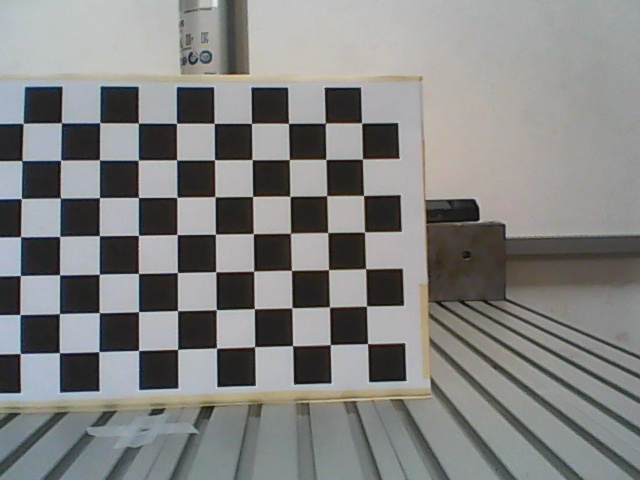
#> input picture Face_Tracking/calibration_images/single_right/image_1.jpg, 640 x 480 px; its folder holds only this picture in this run
$ python 22_pinhole_calibration_right_from_file.py
#> lines starting #> are read from the running program, lines starting #| are printed output that depends on the picture; after the words box and inside, x2 and y2 are one past the last pixel; in counts of white or black regions, pixels touching at a corner belong together; long printed decimals are rounded
import cv2
import numpy as np
import glob
import os

# Define the dimensions of the checkerboard
CHECKERBOARD = (10 , 7)  # (number of internal corners per a chessboard row, number of internal corners per a chessboard column)
square_size = 24  # This is the real world size of a square in your checkerboard (e.g., 1.0 if squares are 1x1 units)

# Directory containing checkerboard images
image_directory = 'calibration_images\single_right'

# Termination criteria for the iterative algorithm used to refine the corner positions
criteria = (cv2.TERM_CRITERIA_EPS + cv2.TERM_CRITERIA_MAX_ITER, 30, 0.001)

# Prepare object points (0,0,0), (1,0,0), (2,0,0), ..., (8,5,0)
objp = np.zeros((CHECKERBOARD[0]*CHECKERBOARD[1], 3), np.float32)
objp[:,:2] = np.mgrid[0:CHECKERBOARD[0], 0:CHECKERBOARD[1]].T.reshape(-1, 2)
objp = objp * square_size  # Scale object points by the real size of a square

# Arrays to store object points and image points from all the images
objpoints = []  # 3d point in real world space
imgpoints = []  # 2d points in image plane


# Fetch all image files in the directory
images = glob.glob(os.path.join(image_directory, '*.jpg'))

# Process each image
for image_file in images:
    img = cv2.imread(image_file)
#> img is the input picture: shape (480, 640, 3); mean B, G, R 129.7, 131.1, 130.7
    gray = cv2.cvtColor(img, cv2.COLOR_BGR2GRAY)
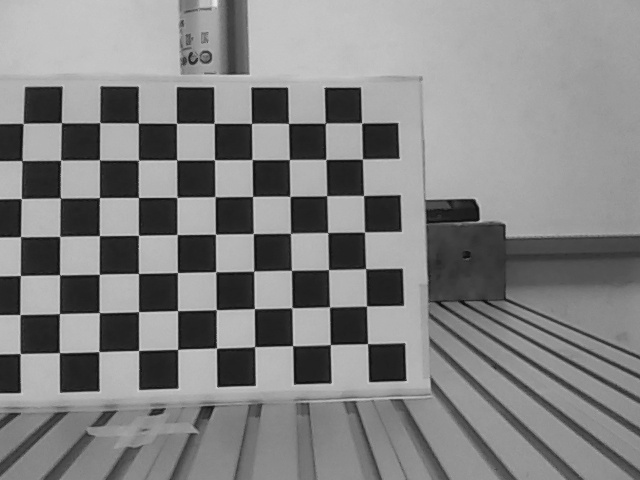
#> gray: shape (480, 640); min 12, max 234, mean 130.8

    # Find the chessboard corners
    ret, corners = cv2.findChessboardCorners(gray, CHECKERBOARD, None)
#> ret = True; corners = 70 rows, first 8: [367.5, 343.5], [330.4, 344.5], [292.5, 345.6], [254.5, 346.5], [216.6, 348.1], [177.5, 349.5], [138.5, 350.4], [98.84, 351.6]

    # If found, add object points, image points (after refining them)
    if ret:
        objpoints.append(objp)

        corners2 = cv2.cornerSubPix(gray, corners, (11,11), (-1,-1), criteria)
#> corners2 = 70 rows, first 8: [367.6, 343.7], [330.3, 344.6], [292.6, 345.7], [254.6, 346.7], [216.5, 348.1], [177.6, 349.3], [138.6, 350.5], [98.78, 351.7]
        imgpoints.append(corners2)

        # Draw and display the corners
        cv2.drawChessboardCorners(img, CHECKERBOARD, corners2, ret)
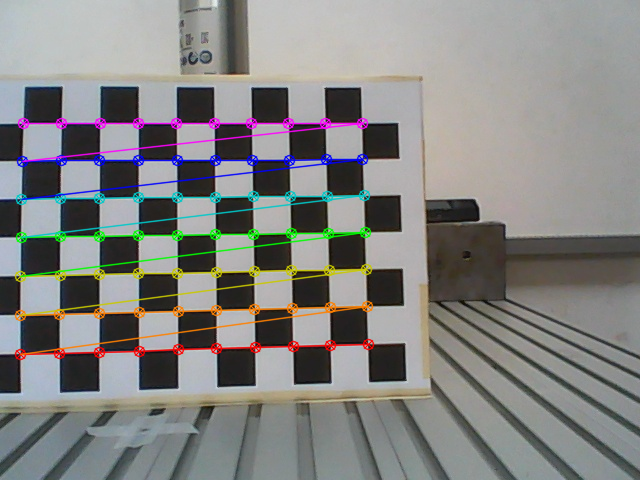
#> img: shape (480, 640, 3); 6.06% of pixels changed, all inside (x1, y1, x2, y2) = (14, 117, 375, 361)
        cv2.imshow('img', img)
        cv2.waitKey(500)

cv2.destroyAllWindows()

# Perform camera calibration to obtain camera matrix, distortion coefficients, etc.
ret, mtx, dist, rvecs, tvecs = cv2.calibrateCamera(objpoints, imgpoints, gray.shape[::-1], None, None)
#> ret = 0.152; mtx = [[523.8, 0, 313.3], [0, 522.6, 245.8], [0, 0, 1]]; dist = [[0.019, 0.111, -0.00171, 0.00569, -0.427]]; rvecs = ([-0.121, 0.103, 3.12],); tvecs = ([34.76, 62.83, 336.3],)
op_mtx, roi = cv2.getOptimalNewCameraMatrix(mtx,dist,gray.shape[::-1],1,gray.shape[::-1])
#> op_mtx = [[489.2, 0, 317.5], [0, 487.4, 246.6], [0, 0, 1]]; roi = (22, 20, 596, 443)


# Save the camera calibration results
calibration_data = {
    'camera_matrix': mtx,
    'dist_coeff': dist,
    'rvecs': rvecs,
    'tvecs': tvecs,
    'optimal_matrix':op_mtx,
    'roi':roi
}

np.savez('calibration_files\camera_right_calibration_data.npz', **calibration_data)

print("Calibration successful.")
print("Camera matrix:\n", mtx)
#| Camera matrix:
#|  [[523.849   0.         313.308]
#|  [  0.         522.594 245.811]
#|  [  0.           0.           1.        ]]
print("Distortion coefficients:\n", dist)
#| Distortion coefficients:
#|  [[ 0.01903  0.111 -0.001709  0.005694 -0.4266]]
print("Optimal Matrix:\n", op_mtx)
#| Optimal Matrix:
#|  [[489.177   0.         317.469]
#|  [  0.         487.438  246.599]
#|  [  0.           0.           1.        ]]
print("roi:\n", roi)
#| roi:
#|  (22, 20, 596, 443)

# [10 lines of commented-out code are left out]

$ run again, on Face_Tracking/calibration_images/single_right/image_13.jpg
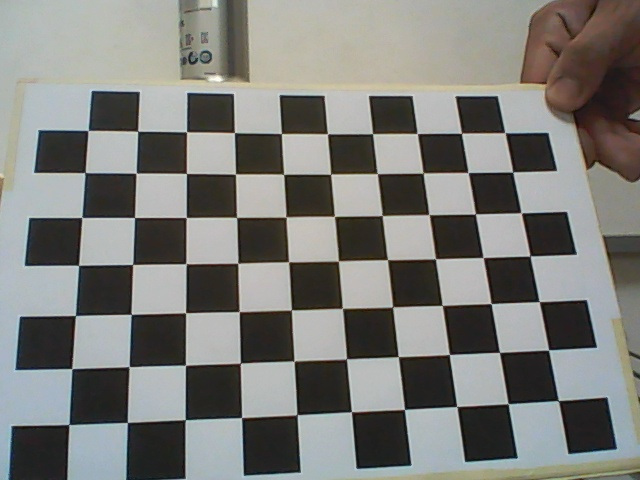
#> input picture Face_Tracking/calibration_images/single_right/image_13.jpg, 640 x 480 px
#> img is the input picture: shape (480, 640, 3); mean B, G, R 121.6, 125.3, 125
#> `gray = cv2.cvtColor(img, cv2.COLOR_BGR2GRAY)`:
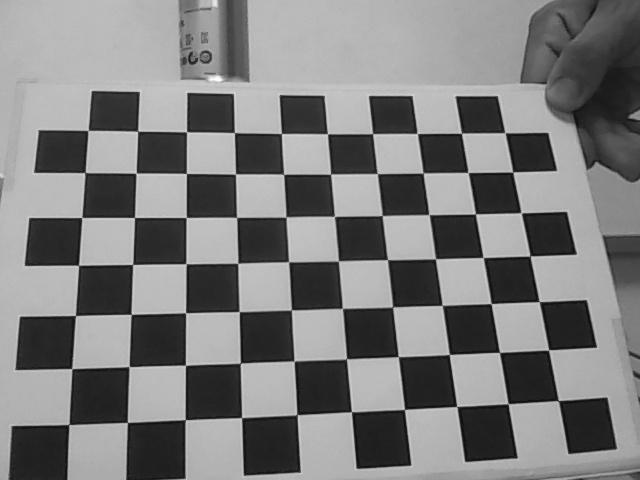
#> gray: shape (480, 640); min 11, max 254, mean 124.8
#> `ret, corners = cv2.findChessboardCorners(gray, CHECKERBOARD, None)`: ret = True; corners = 70 rows, first 8: [558.2, 400.7], [508.2, 403.5], [456.6, 406.4], [404.5, 409.5], [351.5, 411.6], [297.1, 414.4], [241.5, 417.5], [185.5, 419.5]
#> corners2 = 70 rows, first 8: [558.4, 400.5], [508.2, 403.8], [456.8, 406.5], [404.5, 409.4], [351.5, 411.8], [297, 414.8], [241.6, 417.6], [185.2, 419.8]
#> `cv2.drawChessboardCorners(img, CHECKERBOARD, corners2, ret)`:
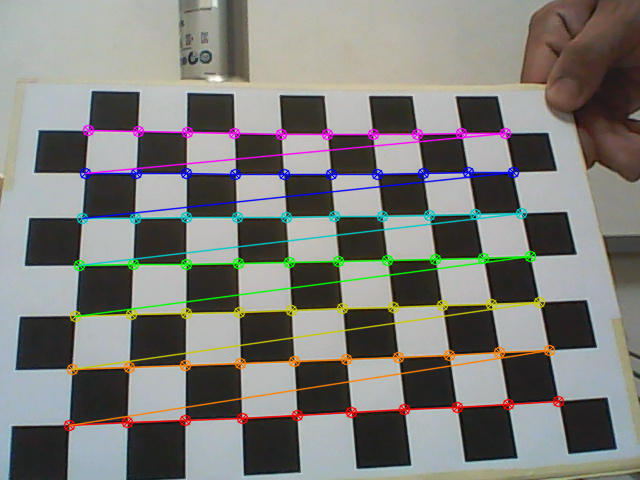
#> img: shape (480, 640, 3); 7.45% of pixels changed, all inside (x1, y1, x2, y2) = (63, 124, 565, 432)
#> `ret, mtx, dist, rvecs, tvecs = cv2.calibrateCamera(objpoints, imgpoint..`: ret = 0.3; mtx = [[665.9, 0, 318.8], [0, 656.7, 223], [0, 0, 1]]; dist = [[0.183, -1.08, -0.0168, 0.00527, 1.87]]; rvecs = ([-0.206, 0.635, 3.03],); tvecs = ([109.3, 83.27, 305.4],)
#> op_mtx = [[665.5, 0, 321.5], [0, 656.7, 217.4], [0, 0, 1]]; roi = (7, 3, 625, 472)
#| Camera matrix:
#|  [[665.949   0.         318.831]
#|  [  0.         656.689  223.009]
#|  [  0.           0.           1.        ]]
#| Distortion coefficients:
#|  [[ 0.183 -1.076 -0.01684  0.005268  1.866]]
#| Optimal Matrix:
#|  [[665.527   0.         321.510]
#|  [  0.         656.709 217.388]
#|  [  0.           0.           1.        ]]
#| roi:
#|  (7, 3, 625, 472)

$ run again, on Face_Tracking/calibration_images/single_right/image_14.jpg
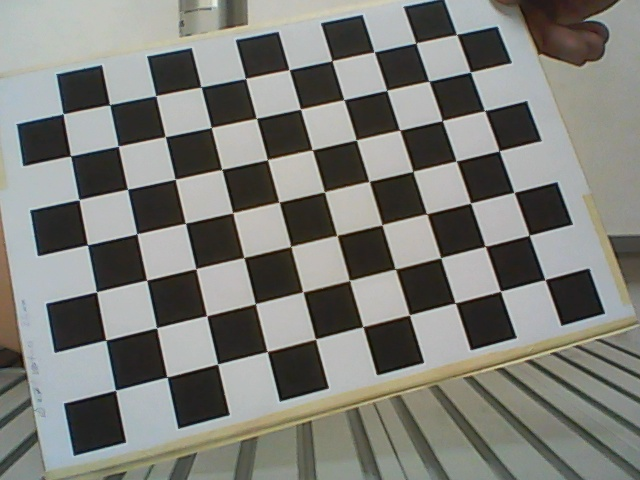
#> input picture Face_Tracking/calibration_images/single_right/image_14.jpg, 640 x 480 px
#> img is the input picture: shape (480, 640, 3); mean B, G, R 119.9, 125.3, 124.6
#> `gray = cv2.cvtColor(img, cv2.COLOR_BGR2GRAY)`:
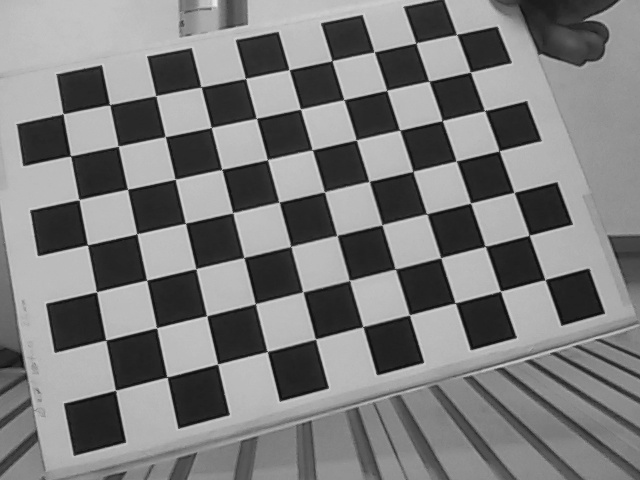
#> gray: shape (480, 640); min 11, max 241, mean 124.5
#> `ret, corners = cv2.findChessboardCorners(gray, CHECKERBOARD, None)`: ret = True; corners = 70 rows, first 8: [545.1, 279.9], [500.5, 291], [455.1, 303], [409.5, 314.9], [362.7, 326.6], [315.6, 338.9], [267.4, 351.5], [217.5, 364]
#> corners2 = 70 rows, first 8: [545, 279.6], [500.5, 291.2], [455.3, 302.9], [409.4, 314.9], [362.9, 326.6], [315.5, 339.1], [267.2, 351.6], [217.7, 364]
#> `cv2.drawChessboardCorners(img, CHECKERBOARD, corners2, ret)`:
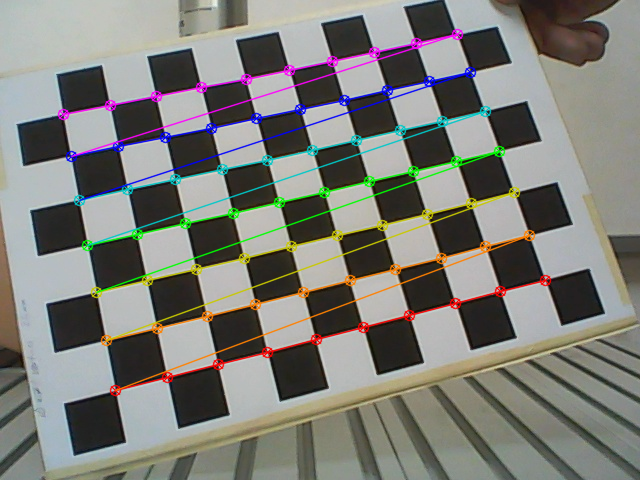
#> img: shape (480, 640, 3); 6.86% of pixels changed, all inside (x1, y1, x2, y2) = (57, 28, 552, 397)
#> `ret, mtx, dist, rvecs, tvecs = cv2.calibrateCamera(objpoints, imgpoint..`: ret = 0.253; mtx = [[640.6, 0, 301.9], [0, 634.6, 227.9], [0, 0, 1]]; dist = [[-0.0534, 1.48, -0.0117, -0.00164, -6.63]]; rvecs = ([-0.138, 0.391, 2.87],); tvecs = ([122.5, 26.76, 322.3],)
#> op_mtx = [[482.4, 0, 267.1], [0, 542, 223], [0, 0, 1]]; roi = (40, 32, 481, 406)
#| Camera matrix:
#|  [[640.608   0.         301.873]
#|  [  0.         634.586 227.866]
#|  [  0.           0.           1.        ]]
#| Distortion coefficients:
#|  [[-5.34100575e-02  1.48364051e+00 -1.16818405e-02 -1.64116783e-03
#|   -6.63276588e+00]]
#| Optimal Matrix:
#|  [[482.354   0.         267.075]
#|  [  0.         541.953  222.954]
#|  [  0.           0.           1.        ]]
#| roi:
#|  (40, 32, 481, 406)

$ run again, on Face_Tracking/calibration_images/single_right/image_15.jpg
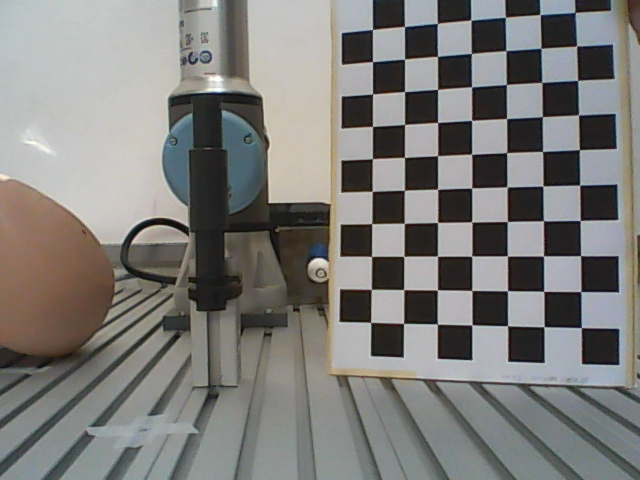
#> input picture Face_Tracking/calibration_images/single_right/image_15.jpg, 640 x 480 px
#> img is the input picture: shape (480, 640, 3); mean B, G, R 121.6, 124.4, 125.2
#> `gray = cv2.cvtColor(img, cv2.COLOR_BGR2GRAY)`:
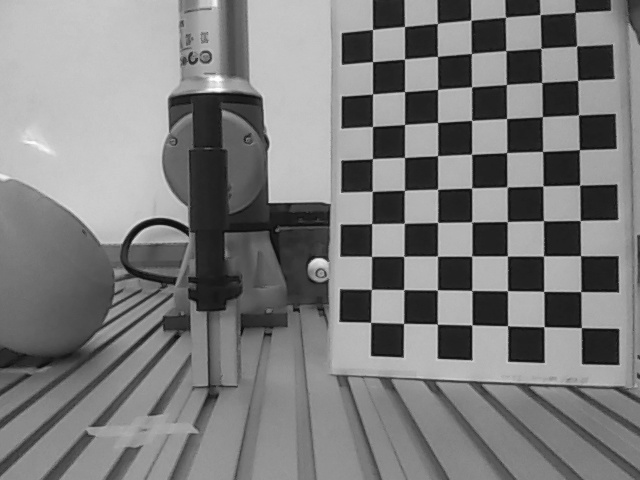
#> gray: shape (480, 640); min 12, max 255, mean 124.3
#> `ret, corners = cv2.findChessboardCorners(gray, CHECKERBOARD, None)`: ret = True; corners = 70 rows, first 8: [575, 12.32], [576.6, 45.8], [577.5, 80.55], [578.4, 114.8], [579.4, 149.6], [579.5, 185.2], [580.2, 220.7], [580.5, 255.6]
#> corners2 = 70 rows, first 8: [575.1, 12.37], [576.6, 45.99], [577.6, 80.36], [578.5, 114.9], [579.3, 149.7], [579.7, 185.1], [580.2, 220.5], [580.6, 255.7]
#> `cv2.drawChessboardCorners(img, CHECKERBOARD, corners2, ret)`:
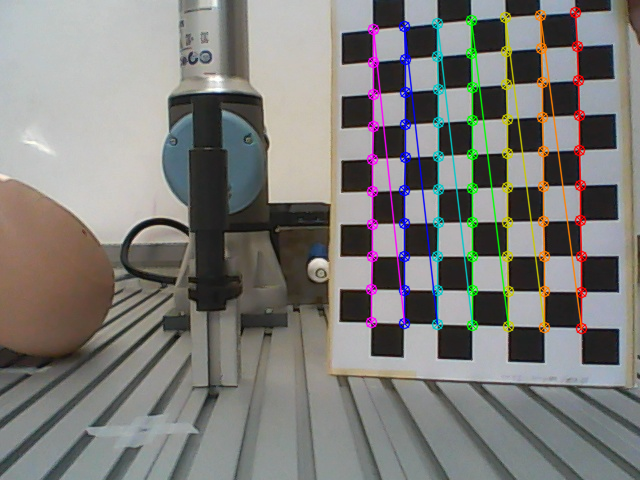
#> img: shape (480, 640, 3); 5.56% of pixels changed, all inside (x1, y1, x2, y2) = (365, 6, 588, 335)
#> `ret, mtx, dist, rvecs, tvecs = cv2.calibrateCamera(objpoints, imgpoint..`: ret = 0.158; mtx = [[732.7, 0, 295.2], [0, 732, 262.8], [0, 0, 1]]; dist = [[0.159, -0.421, 0.00546, -0.0218, -0.0778]]; rvecs = ([0.208, 0.288, 1.56],); tvecs = ([195.1, -172.8, 497.6],)
#> op_mtx = [[725.9, 0, 281.5], [0, 715.2, 266.3], [0, 0, 1]]; roi = (2, 15, 626, 455)
#| Camera matrix:
#|  [[732.689   0.         295.212]
#|  [  0.         732.022 262.814 ]
#|  [  0.           0.           1.        ]]
#| Distortion coefficients:
#|  [[ 0.1593 -0.4215  0.00546 -0.02178 -0.07784]]
#| Optimal Matrix:
#|  [[725.892    0.         281.541  ]
#|  [  0.         715.226 266.346]
#|  [  0.           0.           1.        ]]
#| roi:
#|  (2, 15, 626, 455)

$ run again, on Face_Tracking/calibration_images/single_right/image_10.jpg
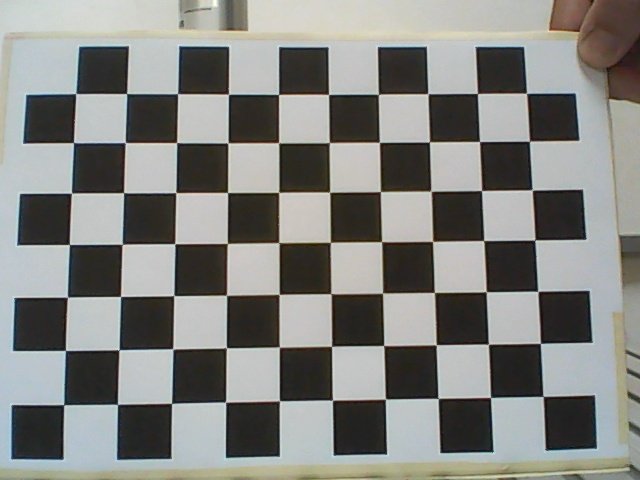
#> input picture Face_Tracking/calibration_images/single_right/image_10.jpg, 640 x 480 px
#> img is the input picture: shape (480, 640, 3); mean B, G, R 128.3, 131.8, 131
#> `gray = cv2.cvtColor(img, cv2.COLOR_BGR2GRAY)`:
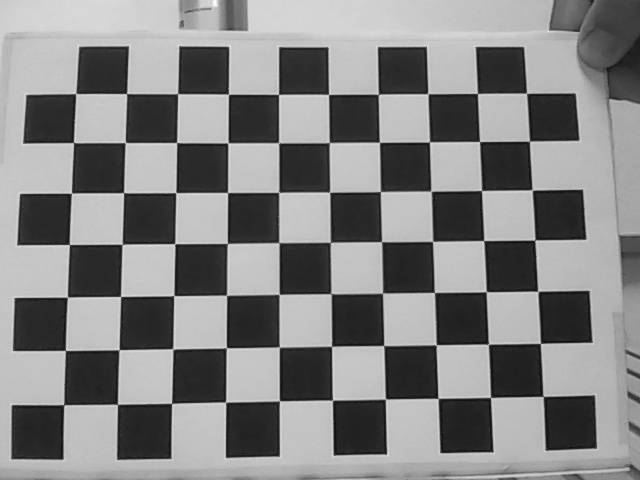
#> gray: shape (480, 640); min 11, max 253, mean 131.2
#> `ret, corners = cv2.findChessboardCorners(gray, CHECKERBOARD, None)`: ret = True; corners = 70 rows, first 8: [543.2, 396.3], [490.5, 397.5], [438.3, 398.6], [385.7, 398.8], [332.6, 400.2], [279.6, 400.6], [225.3, 402.1], [171.5, 403.5]
#> corners2 = 70 rows, first 8: [543, 396.4], [490.5, 397.5], [438, 398.4], [385.4, 399.1], [332.4, 400.1], [279.4, 400.8], [225.6, 402.1], [171.6, 403.4]
#> `cv2.drawChessboardCorners(img, CHECKERBOARD, corners2, ret)`:
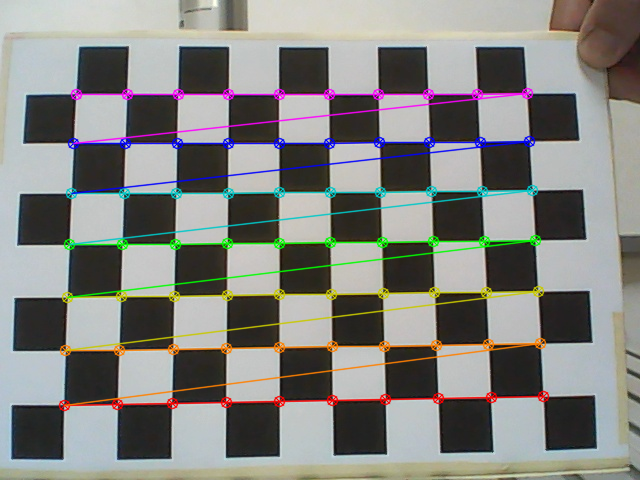
#> img: shape (480, 640, 3); 7.66% of pixels changed, all inside (x1, y1, x2, y2) = (58, 87, 550, 412)
#> `ret, mtx, dist, rvecs, tvecs = cv2.calibrateCamera(objpoints, imgpoint..`: ret = 0.217; mtx = [[235.1, 0, 319.2], [0, 232.9, 237.2], [0, 0, 1]]; dist = [[0.0114, -0.0036, -0.00119, 0.00164, -0.00101]]; rvecs = ([-0.0252, 0.0784, 3.13],); tvecs = ([101.9, 73.45, 108.1],)
#> op_mtx = [[227.2, 0, 322.7], [0, 224.6, 235.1], [0, 0, 1]]; roi = (13, 9, 616, 458)
#| Camera matrix:
#|  [[235.128   0.         319.182]
#|  [  0.         232.891 237.210]
#|  [  0.           0.           1.        ]]
#| Distortion coefficients:
#|  [[ 0.01136 -0.003597 -0.001193  0.001635 -0.001011 ]]
#| Optimal Matrix:
#|  [[227.152   0.         322.672]
#|  [  0.         224.579 235.057]
#|  [  0.           0.           1.        ]]
#| roi:
#|  (13, 9, 616, 458)
